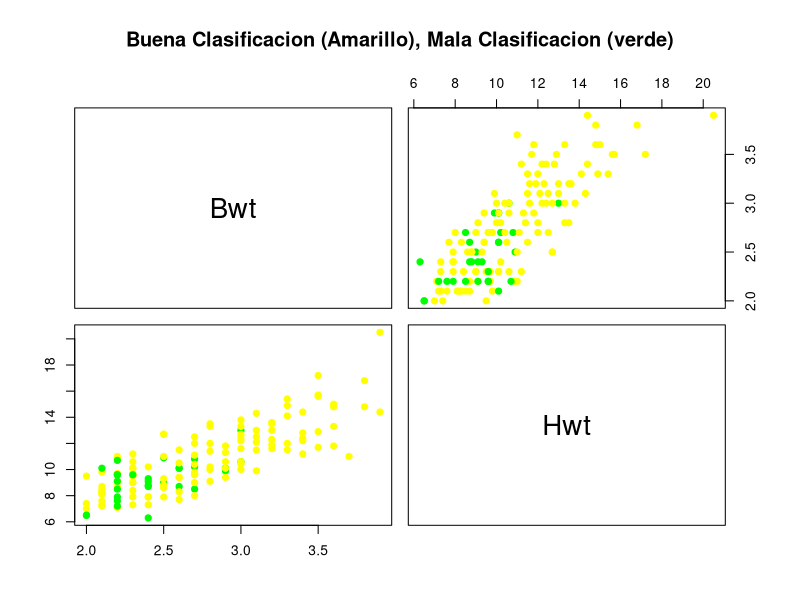
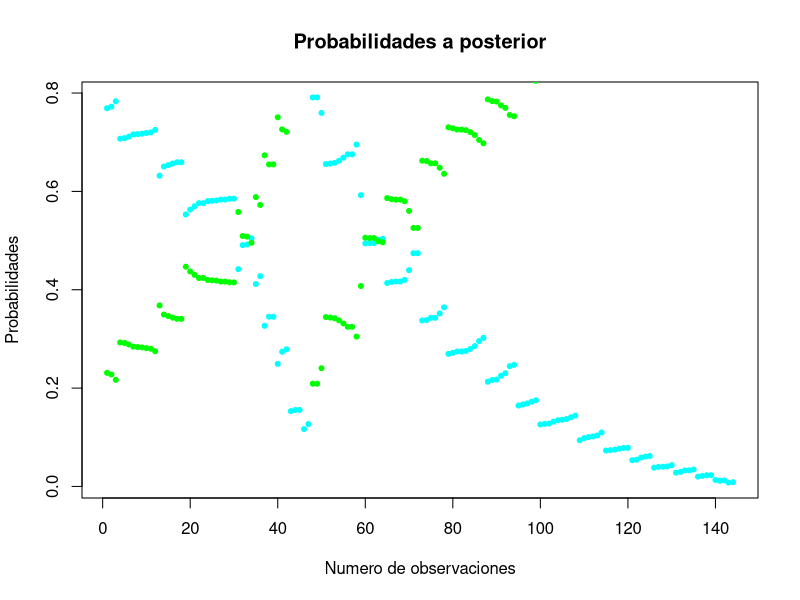

The R script that drew these images, in order:
# ANALISIS DISCRIMINANTE LINEA
library(MASS)

# Se cargan los datos iris
Z<-as.data.frame(cats)
Z
# Se define la matriz de datos y la variable
x<-Z[,2:3]
y<-Z[,1]

# Definir como n y p el numero de gatos y variables
n<-nrow(x)
p<-ncol(x)

# Se aplica el Analisis discriminante lineal (LDA)
# Cross validation (cv): clasificacion optima
lda.cats<-lda(y~.,data=x, CV=TRUE)

# lda.iris$class contiene las clasificaciones hechas por CV usando LDA.
lda.cats$class

# Creacion de la tabla de clasificaciones buenas y malas
table.cats<-table(y,lda.cats$class)
table.cats

# Proporcion de errores
mis.cats<- n-sum(y==lda.cats$class)
mis.cats/n

# scater plot
# Buenas clasificaciones en amarillo y malas en verde
col.lda.cats<-c("green","yellow")[1*(y==lda.cats$class)+1]
pairs(x,main="Buena Clasificacion (Amarillo), Mala Clasificacion (verde)",
      pch=19,col=col.lda.cats)


# Probabilidad de pertenencia a uno de los dos grupos
lda.cats$posterior

# Grafico de probabilidades
plot(1:n, lda.cats$posterior[,1],
     main="Probabilidades a posterior",
     pch=20, col="cyan",
     xlab="Numero de observaciones", ylab="Probabilidades")
points(1:n,lda.cats$posterior[,2],
       pch=20, col="green")

